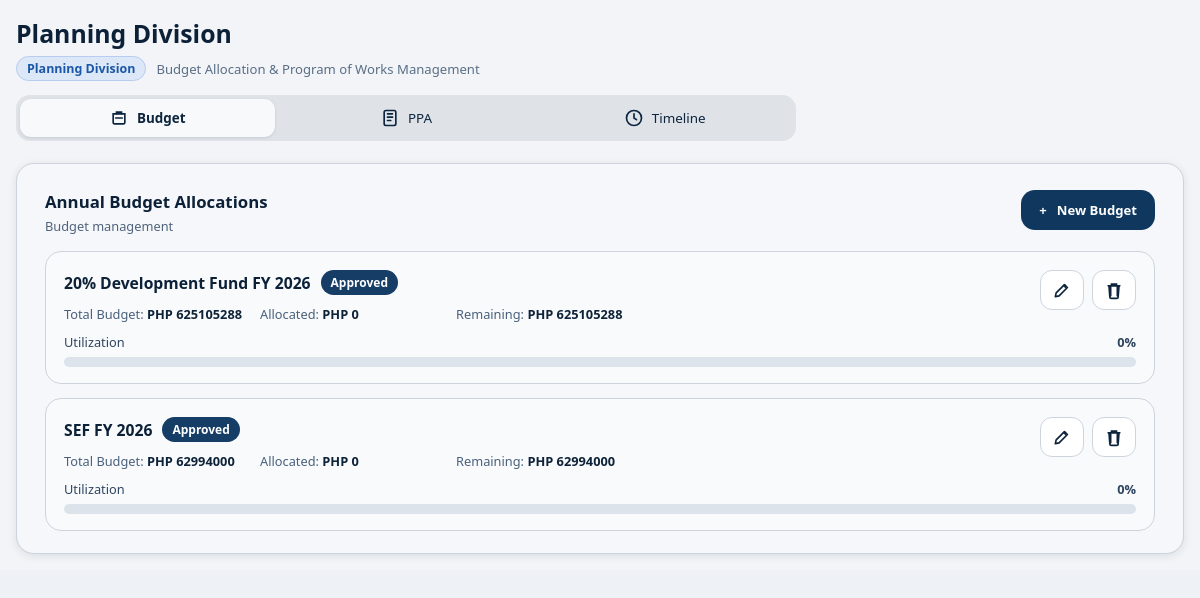
The page /planning-division/dashboard/ (signed in) on the database as committed earlier.
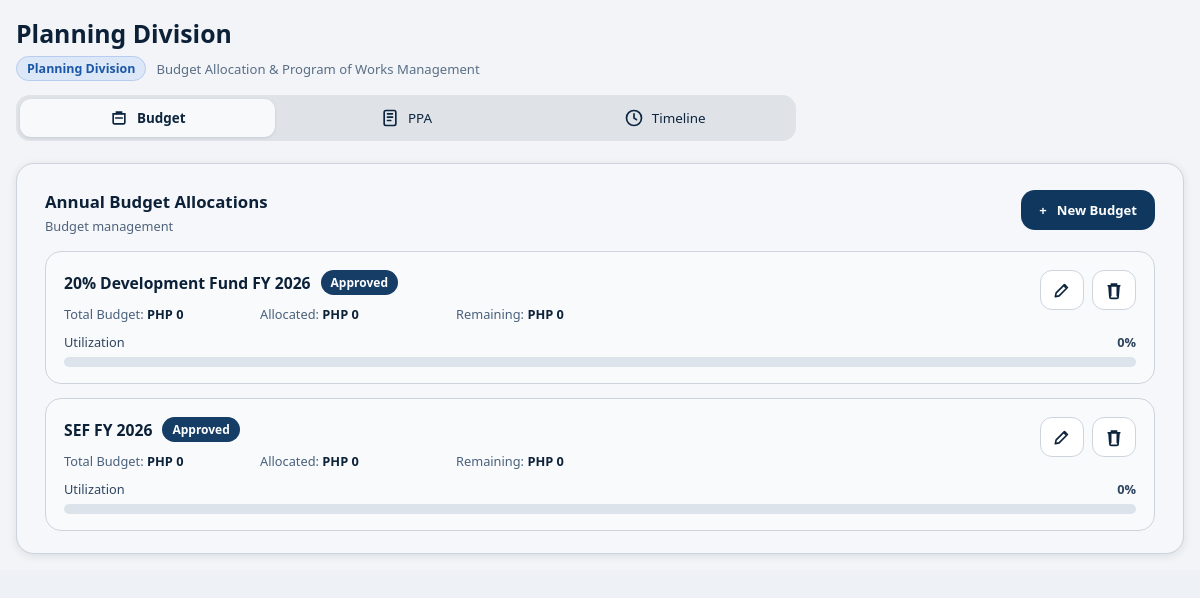
The same page on the database as committed later.
### main/models.py (models this page shows, shortened)
class PlanningBudget(models.Model):
    FUND_20_DEV = "20-development-fund"
    FUND_SEF = "sef-fund"
    FUND_CHOICES = [
        (FUND_20_DEV, "20% Development Fund"),
        (FUND_SEF, "SEF"),
    ]
    STATUS_APPROVED = "approved"
    STATUS_FOR_REVIEW = "for_review"
    STATUS_CHOICES = [
        (STATUS_APPROVED, "Approved"),
        (STATUS_FOR_REVIEW, "For Review"),
    ]
    name = models.CharField(max_length=255)
    fund = models.CharField(max_length=40, choices=FUND_CHOICES, default=FUND_20_DEV)
    total_budget = models.DecimalField(max_digits=14, decimal_places=2, default=0)
    allocated_amount = models.DecimalField(max_digits=14, decimal_places=2, default=0)
    status = models.CharField(max_length=20, choices=STATUS_CHOICES, default=STATUS_APPROVED)
    fiscal_year = models.CharField(max_length=20, default="FY 2026")
    created_at = models.DateTimeField(auto_now_add=True)
    class Meta:
        ordering = ["id"]
    @property
    def allocated_value(self):
        return getattr(self, "computed_allocated", self.allocated_amount or 0)
    @property
    def remaining_amount(self):
        return (self.total_budget or 0) - self.allocated_value
    @property
    def utilization_percent(self):
        if not self.total_budget:
            return 0
        try:
            return max(0, min(100, (self.allocated_value / self.total_budget) * 100))
        except Exception:
            return 0

### main/views.py (the view, shortened to what this page needs)
# urls.py: path("planning-division/dashboard/", views.planning_div_dashboard, name="planning_div_dashboard"),
@login_required
@xframe_options_sameorigin
def planning_div_dashboard(request):
    active_tab = request.GET.get("tab", "budget")
    if active_tab not in {"budget", "ppa", "timeline"}:
        active_tab = "budget"
    selected_fund = request.GET.get("fund", "").strip()
    if not _table_exists(PlanningBudget) or not _table_exists(PlanningProject):
        context = _planning_fallback_context(active_tab=active_tab, selected_fund=selected_fund)
        return render(request, "Planning Division/planning_Div.html", context)
    budgets = list(PlanningBudget.objects.all())
    projects = PlanningProject.objects.all()
    show_budget_modal = False
    editing_budget = None
    show_project_modal = False
    project_form = PlanningProjectForm(initial={"fund": selected_fund or PlanningBudget.FUND_20_DEV})
    edit_budget_id = request.GET.get("edit_budget")
    if edit_budget_id:
        editing_budget = PlanningBudget.objects.filter(id=edit_budget_id).first()
        if editing_budget:
            show_budget_modal = True
    ppa_search = request.GET.get("q", "").strip()
    ppa_status = request.GET.get("status", "").strip()
    ppa_fund = request.GET.get("fund_filter", selected_fund).strip()
    if request.method == "POST":
        action = request.POST.get("action", "").strip()
        if action == "delete_budget":
            delete_id = request.POST.get("delete_id")
            if delete_id:
                PlanningBudget.objects.filter(id=delete_id).delete()
            return redirect(f"{request.path}?tab=budget")
        if action == "create_budget":
            budget_form = PlanningBudgetForm(request.POST)
            show_budget_modal = True
            editing_budget = None
            if budget_form.is_valid():
                budget_form.save()
                return redirect(f"{request.path}?tab=budget")
        elif action == "update_budget":
            budget_id = request.POST.get("budget_id")
            editing_budget = PlanningBudget.objects.filter(id=budget_id).first()
            budget_form = PlanningBudgetForm(request.POST, instance=editing_budget)
            show_budget_modal = True
            if budget_form.is_valid():
                budget_form.save()
                return redirect(f"{request.path}?tab=budget")
        elif action == "create_project":
            project_form = PlanningProjectForm(request.POST)
            show_project_modal = True
            if project_form.is_valid():
                project = project_form.save()
                return redirect(
                    f"{request.path}?tab=ppa&fund={project.fund}"
                )
            budget_form = PlanningBudgetForm(instance=editing_budget) if editing_budget else PlanningBudgetForm()
        elif action == "delete_project":
            project_id = request.POST.get("project_id")
            if project_id:
                PlanningProject.objects.filter(id=project_id).delete()
            return redirect(f"{request.path}?tab=ppa&fund={selected_fund or ''}")
        else:
            budget_form = PlanningBudgetForm(instance=editing_budget) if editing_budget else PlanningBudgetForm()
    else:
        budget_form = PlanningBudgetForm(instance=editing_budget) if editing_budget else PlanningBudgetForm()
    project_totals = {key: Decimal("0") for key, _ in PlanningBudget.FUND_CHOICES}
    for project in projects:
        project_totals[project.fund] = project_totals.get(project.fund, Decimal("0")) + (project.budget_amount or 0)
    for budget in budgets:
        budget.computed_allocated = project_totals.get(budget.fund, Decimal("0"))
    total_allocated = sum((b.allocated_value for b in budgets), Decimal("0"))
    total_remaining = sum((b.remaining_amount for b in budgets), Decimal("0"))
    ppa_projects = projects
    if ppa_search:
        ppa_projects = ppa_projects.filter(project_title__icontains=ppa_search)
    if ppa_status:
        ppa_projects = ppa_projects.filter(status=ppa_status)
    if ppa_fund:
        ppa_projects = ppa_projects.filter(fund=ppa_fund)
    ppa_total = projects.count()
    ppa_approved = projects.filter(status=PlanningProject.STATUS_APPROVED).count()
    ppa_for_review = projects.filter(status=PlanningProject.STATUS_FOR_REVIEW).count()
    ppa_total_cost = sum((p.budget_amount for p in projects), Decimal("0"))
    context = {
        "active_tab": active_tab,
        "selected_fund": selected_fund,
        "budgets": budgets,
        "budget_form": budget_form,
        "show_budget_modal": show_budget_modal,
        "editing_budget": editing_budget,
        "project_form": project_form,
        "show_project_modal": show_project_modal,
        "ppa_projects": ppa_projects,
        "ppa_search": ppa_search,
        "ppa_status": ppa_status,
        "ppa_fund": ppa_fund,
        "ppa_total": ppa_total,
        "ppa_approved": ppa_approved,
        "ppa_for_review": ppa_for_review,
        "ppa_total_cost": ppa_total_cost,
        "project_status_choices": PlanningProject.STATUS_CHOICES,
        "fund_choices": PlanningBudget.FUND_CHOICES,
        "total_budgets": len(budgets),
        "total_allocated": total_allocated,
        "total_remaining": total_remaining,
    }
    return render(request, "Planning Division/planning_Div.html", context)

### main/views.py (called while the page is built)
def _table_exists(model):
    table_name = model._meta.db_table
    try:
        return table_name in connection.introspection.table_names()
    except Exception:
        return False

### main/templates/Planning Division/planning_Div.html (shortened to what this page needs)
{% load static %}
<!DOCTYPE html>
<html lang="en">
<head>
    <link rel="stylesheet" href="{% static 'CSS/styles.css' %}">
</head>
<body{% if request.GET.embedded %} class="embedded-maintenance-view"{% endif %}>
    <div class="layout">
        <div class="content">
            <main class="main">
                <div class="title-wrap">
                    <h2>Planning Division</h2>
                    <div class="title-sub">
                        <span class="division-chip">Planning Division</span>
                        <span>Budget Allocation &amp; Program of Works Management</span>
                    </div>
                </div>
                <section class="section-tabs">
                    <a class="section-tab {% if active_tab == 'budget' %}active{% endif %}" href="{% url 'planning_div_dashboard' %}?tab=budget">
                        <svg viewBox="0 0 24 24" fill="none"><path d="M5 7h14v10a2 2 0 0 1-2 2H7a2 2 0 0 1-2-2V7Z" stroke="currentColor" stroke-width="2"/><path d="M9 7V5h6v2M8 12h8" stroke="currentColor" stroke-width="2" stroke-linecap="round"/></svg>
                        Budget
                    </a>
                    <a class="section-tab {% if active_tab == 'ppa' %}active{% endif %}" href="{% url 'planning_div_dashboard' %}?tab=ppa{% if selected_fund %}&fund={{ selected_fund }}{% endif %}">
                        <svg viewBox="0 0 24 24" fill="none"><rect x="5" y="3" width="14" height="18" rx="2" stroke="currentColor" stroke-width="2"/><path d="M9 7h6M9 11h6M9 15h4" stroke="currentColor" stroke-width="2" stroke-linecap="round"/></svg>
                        PPA
                    </a>
                    <a class="section-tab {% if active_tab == 'timeline' %}active{% endif %}" href="{% url 'planning_div_dashboard' %}?tab=timeline">
                        <svg viewBox="0 0 24 24" fill="none"><circle cx="12" cy="12" r="9" stroke="currentColor" stroke-width="2"/><path d="M12 7v5l3 2" stroke="currentColor" stroke-width="2" stroke-linecap="round"/></svg>
                        Timeline
                    </a>
                </section>
                {% if active_tab == "budget" %}
                <section class="budget-panel">
                    <div class="panel-head">
                        <div>
                            <h3>Annual Budget Allocations</h3>
                            <p>Budget management</p>
                        </div>
                        <button class="new-budget" type="button" id="openBudgetModal">
                            <span>+</span>
                            <span>New Budget</span>
                        </button>
                    </div>
                    {% for budget in budgets %}
                    <article class="budget-item">
                        <div class="item-top">
                            <div>
                                <div class="title-line">
                                    <h4><a href="{% url 'planning_div_dashboard' %}?tab=ppa&fund={{ budget.fund }}">{{ budget.name }}</a></h4>
                                    <span class="status">{{ budget.get_status_display }}</span>
                                </div>
                                <div class="meta">
                                    <div>Total Budget: <strong>PHP {{ budget.total_budget|floatformat:0 }}</strong></div>
                                    <div>Allocated: <strong>PHP {{ budget.allocated_value|floatformat:0 }}</strong></div>
                                    <div>Remaining: <strong class="ok">PHP {{ budget.remaining_amount|floatformat:0 }}</strong></div>
                                </div>
                            </div>
                            <div class="icon-actions">
                                <a class="icon-btn" href="{% url 'planning_div_dashboard' %}?tab=budget&edit_budget={{ budget.id }}" aria-label="Edit">
                                    <svg viewBox="0 0 24 24" fill="none"><path d="m4 20 4.5-1 10-10-3.5-3.5-10 10L4 20Z" stroke="currentColor" stroke-width="2" stroke-linejoin="round"/><path d="m13.5 6 3.5 3.5" stroke="currentColor" stroke-width="2"/></svg>
                                </a>
                                <form method="post">
                                    <button class="icon-btn" type="submit" aria-label="Delete">
                                        <svg viewBox="0 0 24 24" fill="none"><path d="M5 7h14M9 7V5h6v2M8 7v12m8-12v12M6 7l1 13a2 2 0 0 0 2 2h6a2 2 0 0 0 2-2l1-13" stroke="currentColor" stroke-width="2" stroke-linecap="round"/></svg>
                                    </button>
                                </form>
                            </div>
                        </div>
                        <div class="util-row">
                            <span>Utilization</span>
                            <strong>{{ budget.utilization_percent|floatformat:0 }}%</strong>
                        </div>
                        <div class="progress"><span style="width:{{ budget.utilization_percent|floatformat:0 }}%"></span></div>
                    </article>
                    {% empty %}
                    <article class="budget-item">
                        <div class="meta">No budget records yet.</div>
                    </article>
                    {% endfor %}
                </section>
                {% endif %}
            </main>
        </div>
    </div>
</body>
</html>

Rows that differ between the two databases and show on the page:
changed PlanningBudget "20% Development Fund FY 2026": total_budget "625105288" → "0"; remaining_amount "625105288" → "0"
changed PlanningBudget "SEF FY 2026": total_budget "62994000" → "0"; remaining_amount "62994000" → "0"
